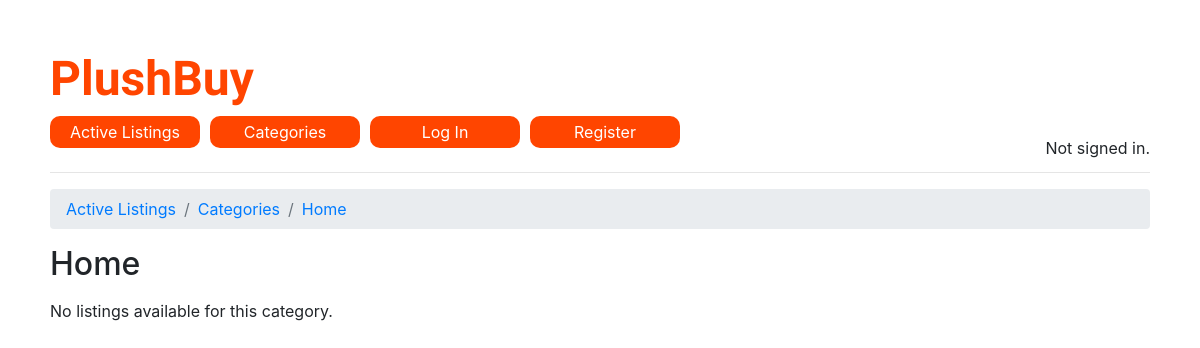
Before: /categories/Home with the older database file.
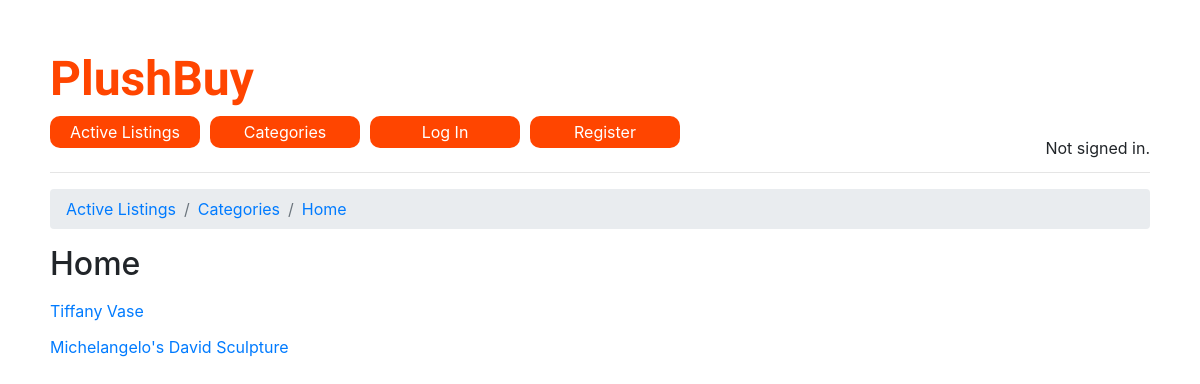
After: the same page with the newer database file.
### auctions/models.py (models this page shows, shortened)
class Listing(models.Model):
    name = models.CharField(max_length=64, default="Listing")
    description = models.TextField(null=True)
    starting_bid = models.DecimalField(max_digits=10, decimal_places=2, default=0.01)
    winning_bidder = models.ForeignKey(User, on_delete=models.CASCADE, related_name="winning_bidder_listings", null=True)
    is_active = models.BooleanField(default=True)
    image_url = models.URLField(max_length=200, null=True, blank=True)
    category = models.ForeignKey(Category, on_delete=models.CASCADE, related_name='listings', null=True, blank=True)
    created_at = models.DateTimeField(auto_now_add=True)
    creator = models.ForeignKey(User, on_delete=models.CASCADE, related_name='created_listings', default=1)

### auctions/views.py (the view)
# urls.py: path("categories/<str:category_name>", views.category_listings, name="category_listings"),
def category_listings(request, category_name):
    user = request.user
    category = Category.objects.get(name=category_name)
    if category:
        listings = category.listings.filter(is_active=True)
    return render(request, "auctions/category_listings.html", {
        "listings": listings,
        "category": category
    })

### auctions/templates/auctions/category_listings.html
{% extends "auctions/layout.html" %}
{% block body %}
    <h2>{{ category.name }}</h2>
    <ul>
        {% for listing in listings %}
            <li><a href="{% url 'listing_page' listing.id %}" alt="Listing name">{{ listing.name }}</a></li>
        {% empty %}
            <li>No listings available for this category.</li>
        {% endfor %}
    </ul>
{% endblock %}

Changed rows visible on the page:
now on this page (row edited): Listing: name "Tiffany Vase"
now on this page (row edited): Listing: name "Michelangelo's David Sculpture"
Other visible differences:
text no longer shown: "No listings available for this category."
